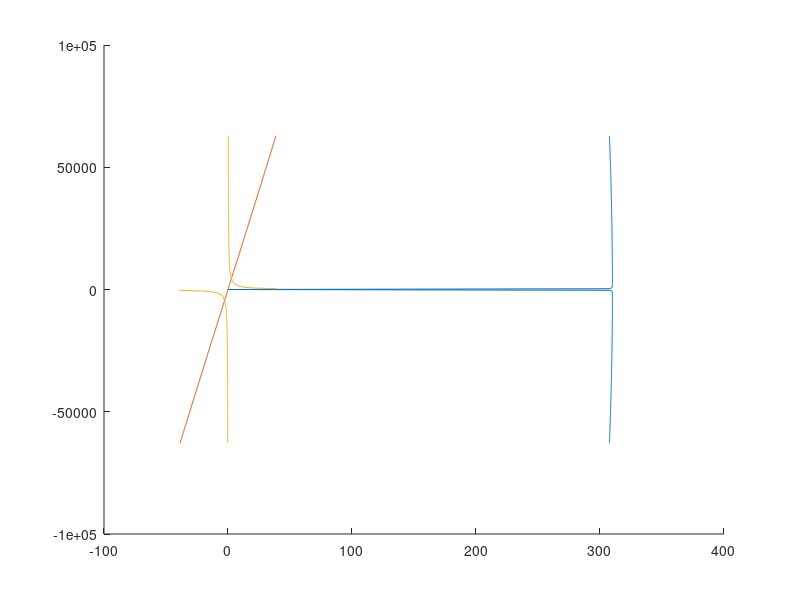

Reproduce this figure in MATLAB.
function rlc()
    w = [-20000*pi:100*pi:20000*pi];

    R = 2500;
    L = 5e-3;
    C = 10e-6;
    V = 310;

    Zf = @(x) sqrt(R^2 + (x*L - 1./(x*C)).^2);
    phif = @(x) atan((x*L - 1./(x*C))/ R);

    Z = Zf(w);
    phi = phif(w);

    VRf = @(x) V*R./Zf(x);
    VLf = @(x) V.*x*L./Zf(x);
    VCf = @(x) V./(x.*C.*Zf(x));

    VR = VRf(w);
    VL = VLf(w);
    VC = VCf(w);

    hold on
    plot(VR, w);
    plot(VL, w);
    plot(VC, w);
    hold off

end
